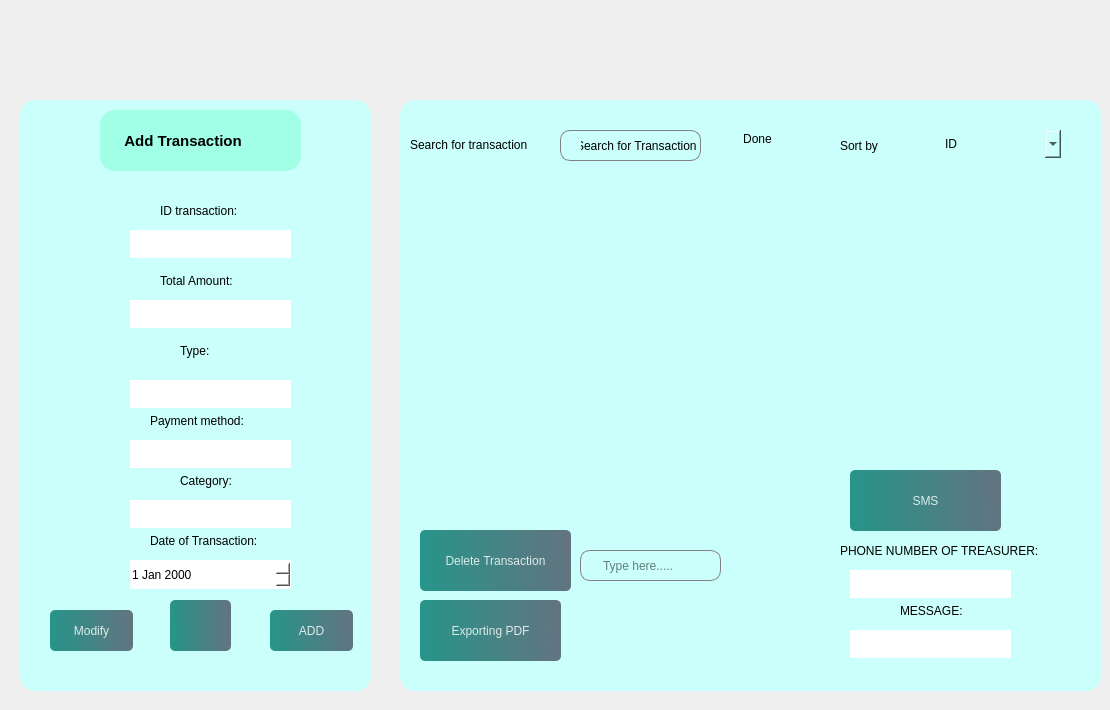
          <widget class="QWidget" name="a2">
           <widget class="QFrame" name="frame_16">
            <property name="geometry">
             <rect>
              <x>400</x>
              <y>100</y>
              <width>701</width>
              <height>591</height>
             </rect>
            </property>
            <property name="styleSheet">
             <string notr="true">
background-color: rgb(202, 255, 251);
border-radius:15px;
</string>
            </property>
            <property name="frameShape">
             <enum>QFrame::NoFrame</enum>
            </property>
            <widget class="QLabel" name="label_32">
             <property name="geometry">
              <rect>
               <x>440</x>
               <y>30</y>
               <width>131</width>
               <height>31</height>
              </rect>
             </property>
             <property name="styleSheet">
              <string notr="true">color: rgb(0, 0, 0);</string>
             </property>
             <property name="text">
              <string>Sort by</string>
             </property>
            </widget>
            <widget class="QLabel" name="label_31">
             <property name="geometry">
              <rect>
               <x>10</x>
               <y>29</y>
               <width>151</width>
               <height>31</height>
              </rect>
             </property>
             <property name="styleSheet">
              <string notr="true">color: rgb(0, 0, 0);</string>
             </property>
             <property name="text">
              <string>Search for transaction</string>
             </property>
            </widget>
            <widget class="QComboBox" name="comboBox_triertrans">
             <property name="geometry">
              <rect>
               <x>540</x>
               <y>30</y>
               <width>121</width>
               <height>28</height>
              </rect>
             </property>
             <property name="styleSheet">
              <string notr="true">color: rgb(0, 0, 0);</string>
             </property>
             <item>
              <property name="text">
               <string>ID</string>
              </property>
             </item>
             <item>
              <property name="text">
               <string>Total Amount</string>
              </property>
             </item>
             <item>
              <property name="text">
               <string>Date transaction</string>
              </property>
             </item>
            </widget>
            <widget class="QPushButton" name="pushButton_donesearch">
             <property name="geometry">
              <rect>
               <x>322</x>
               <y>18</y>
               <width>71</width>
               <height>41</height>
              </rect>
             </property>
             <property name="styleSheet">
              <string notr="true">QPushButton, #pushButton_4 {
    background-color: qlineargradient(spread:pad, x1:0, y1:0.505682, x2:1, y2:0.477, 
        stop:0 rgba(11, 131, 120, 219), stop:1 rgba(85, 98, 112, 226));
    color: rgba(255, 255, 255, 210);
    border-radius: 5px;
    transition: background-color 0.3s ease-in-out; /* Transition effect */
}

QPushButton#pushButton_4:hover {
    background-color: qlineargradient(spread:pad, x1:0, y1:0.505682, x2:1, y2:0.477, 
        stop:0 rgba(150, 123, 111, 219), stop:1 rgba(85, 81, 84, 226));
}

QPushButton#pushButton_4:pressed {
    padding-left: 5px;
    padding-top: 5px;
    background-color: rgba(150, 123, 111, 255);
    transition: background-color 0.1s ease-out; /* Faster transition when pressed */
}



color: rgb(0, 0, 0);</string>
             </property>
             <property name="text">
              <string>Done</string>
             </property>
            </widget>
            <widget class="QLineEdit" name="edit_search">
             <property name="geometry">
              <rect>
               <x>160</x>
               <y>30</y>
               <width>141</width>
               <height>31</height>
              </rect>
             </property>
             <property name="minimumSize">
              <size>
               <width>0</width>
               <height>31</height>
              </size>
             </property>
             <property name="styleSheet">
              <string notr="true">QLineEdit{
	padding-left: 20px;
	border: 1px solid gray;	
	border-radius: 10px;
color: rgb(0, 0, 0);

}
</string>
             </property>
             <property name="text">
              <string>Search for Transaction</string>
             </property>
             <property name="placeholderText">
              <string>Type here.....</string>
             </property>
            </widget>
            <widget class="QLineEdit" name="edit_iddelete">
             <property name="geometry">
              <rect>
               <x>180</x>
               <y>450</y>
               <width>141</width>
               <height>31</height>
              </rect>
             </property>
             <property name="minimumSize">
              <size>
               <width>0</width>
               <height>31</height>
              </size>
             </property>
             <property name="styleSheet">
              <string notr="true">QLineEdit{
	padding-left: 20px;
	border: 1px solid gray;	
	border-radius: 10px;
color: rgb(0, 0, 0);

}
</string>
             </property>
             <property name="placeholderText">
              <string>Type here.....</string>
             </property>
            </widget>
            <widget class="QLabel" name="label_49">
             <property name="geometry">
              <rect>
               <x>230</x>
               <y>510</y>
               <width>31</width>
               <height>41</height>
              </rect>
             </property>
             <property name="text">
              <string/>
             </property>
             <property name="pixmap">
              <pixmap resource="resource.qrc">:/img/img/download.svg</pixmap>
             </property>
            </widget>
            <widget class="QPushButton" name="pushButton_delete">
             <property name="geometry">
              <rect>
               <x>20</x>
               <y>430</y>
               <width>151</width>
               <height>61</height>
              </rect>
             </property>
             <property name="styleSheet">
              <string notr="true">
#pushButton_21{
color: rgb(0, 0, 0);
}
QPushButton, #pushButton_21{
	background-color: qlineargradient(spread:pad, x1:0, y1:0.505682, x2:1, y2:0.477, stop:0 rgba(11, 131, 120, 219), stop:1 rgba(85, 98, 112, 226));
	color:rgba(255, 255, 255, 210);
	border-radius:5px;
}

QPushButton#pushButton_21:hover{
	background-color: qlineargradient(spread:pad, x1:0, y1:0.505682, x2:1, y2:0.477, stop:0 rgba(150, 123, 111, 219), stop:1 rgba(85, 81, 84, 226));
}

QPushButton#pushButton_21:pressed{
	padding-left:5px;
	padding-top:5px;
	background-color:rgba(150, 123, 111, 255);
}
</string>
             </property>
             <property name="text">
              <string>Delete Transaction</string>
             </property>
            </widget>
            <widget class="QPushButton" name="pushButton_exporterpdf">
             <property name="geometry">
              <rect>
               <x>20</x>
               <y>500</y>
               <width>141</width>
               <height>61</height>
              </rect>
             </property>
             <property name="styleSheet">
              <string notr="true">
#pushButton_21{
color: rgb(0, 0, 0);
}
QPushButton, #pushButton_29{
	background-color: qlineargradient(spread:pad, x1:0, y1:0.505682, x2:1, y2:0.477, stop:0 rgba(11, 131, 120, 219), stop:1 rgba(85, 98, 112, 226));
	color:rgba(255, 255, 255, 210);
	border-radius:5px;
}

QPushButton#pushButton_29:hover{
	background-color: qlineargradient(spread:pad, x1:0, y1:0.505682, x2:1, y2:0.477, stop:0 rgba(150, 123, 111, 219), stop:1 rgba(85, 81, 84, 226));
}

QPushButton#pushButton_29:pressed{
	padding-left:5px;
	padding-top:5px;
	background-color:rgba(150, 123, 111, 255);
}
</string>
             </property>
             <property name="text">
              <string>Exporting PDF</string>
             </property>
            </widget>
            <widget class="QTableView" name="tableView">
             <property name="geometry">
              <rect>
               <x>25</x>
               <y>91</y>
               <width>681</width>
               <height>281</height>
              </rect>
             </property>
             <property name="styleSheet">
              <string notr="true">color: rgb(0, 0, 0);
font: 700 italic 10pt &quot;Segoe UI&quot;;</string>
             </property>
            </widget>
            <widget class="QPushButton" name="pushButton_envoyer">
             <property name="geometry">
              <rect>
               <x>450</x>
               <y>370</y>
               <width>151</width>
               <height>61</height>
              </rect>
             </property>
             <property name="styleSheet">
              <string notr="true">
#pushButton_21{
color: rgb(0, 0, 0);
}
QPushButton, #pushButton_21{
	background-color: qlineargradient(spread:pad, x1:0, y1:0.505682, x2:1, y2:0.477, stop:0 rgba(11, 131, 120, 219), stop:1 rgba(85, 98, 112, 226));
	color:rgba(255, 255, 255, 210);
	border-radius:5px;
}

QPushButton#pushButton_21:hover{
	background-color: qlineargradient(spread:pad, x1:0, y1:0.505682, x2:1, y2:0.477, stop:0 rgba(150, 123, 111, 219), stop:1 rgba(85, 81, 84, 226));
}

QPushButton#pushButton_21:pressed{
	padding-left:5px;
	padding-top:5px;
	background-color:rgba(150, 123, 111, 255);
}
</string>
             </property>
             <property name="text">
              <string>SMS</string>
             </property>
            </widget>
            <widget class="QLineEdit" name="lineEdit_NUMBER">
             <property name="geometry">
              <rect>
               <x>450</x>
               <y>470</y>
               <width>161</width>
               <height>28</height>
              </rect>
             </property>
             <property name="styleSheet">
              <string notr="true">background-color: rgb(255, 255, 255);
color: rgb(0, 0, 0);</string>
             </property>
            </widget>
            <widget class="QLineEdit" name="lineEdit_MESSAGE">
             <property name="geometry">
              <rect>
               <x>450</x>
               <y>530</y>
               <width>161</width>
               <height>28</height>
              </rect>
             </property>
             <property name="styleSheet">
              <string notr="true">background-color: rgb(255, 255, 255);
color: rgb(0, 0, 0);</string>
             </property>
            </widget>
            <widget class="QLabel" name="label_76">
             <property name="geometry">
              <rect>
               <x>440</x>
               <y>440</y>
               <width>221</width>
               <height>21</height>
              </rect>
             </property>
             <property name="styleSheet">
              <string notr="true">color: rgb(0, 0, 0);</string>
             </property>
             <property name="text">
              <string>PHONE NUMBER OF TREASURER:</string>
             </property>
            </widget>
            <widget class="QLabel" name="label_77">
             <property name="geometry">
              <rect>
               <x>500</x>
               <y>500</y>
               <width>91</width>
               <height>21</height>
              </rect>
             </property>
             <property name="styleSheet">
              <string notr="true">color: rgb(0, 0, 0);</string>
             </property>
             <property name="text">
              <string>MESSAGE:</string>
             </property>
            </widget>
           </widget>
           <widget class="QFrame" name="frame_14">
            <property name="geometry">
             <rect>
              <x>0</x>
              <y>60</y>
              <width>391</width>
              <height>641</height>
             </rect>
            </property>
            <property name="frameShape">
             <enum>QFrame::NoFrame</enum>
            </property>
            <widget class="QFrame" name="frame_15">
             <property name="geometry">
              <rect>
               <x>20</x>
               <y>40</y>
               <width>351</width>
               <height>591</height>
              </rect>
             </property>
             <property name="styleSheet">
              <string notr="true">
background-color: rgb(202, 255, 251);
border-radius:15px;
</string>
             </property>
             <property name="frameShape">
              <enum>QFrame::NoFrame</enum>
             </property>
             <widget class="QPushButton" name="add_transaction">
              <property name="geometry">
               <rect>
                <x>250</x>
                <y>510</y>
                <width>83</width>
                <height>41</height>
               </rect>
              </property>
              <property name="styleSheet">
               <string notr="true">
#pushButton_21{
color: rgb(0, 0, 0);
}
QPushButton, #pushButton_29{
	background-color: qlineargradient(spread:pad, x1:0, y1:0.505682, x2:1, y2:0.477, stop:0 rgba(11, 131, 120, 219), stop:1 rgba(85, 98, 112, 226));
	color:rgba(255, 255, 255, 210);
	border-radius:5px;
}

QPushButton#pushButton_29:hover{
	background-color: qlineargradient(spread:pad, x1:0, y1:0.505682, x2:1, y2:0.477, stop:0 rgba(150, 123, 111, 219), stop:1 rgba(85, 81, 84, 226));
}

QPushButton#pushButton_29:pressed{
	padding-left:5px;
	padding-top:5px;
	background-color:rgba(150, 123, 111, 255);
}
</string>
              </property>
              <property name="text">
               <string>ADD</string>
              </property>
              <property name="checkable">
               <bool>true</bool>
              </property>
             </widget>
             <widget class="QLabel" name="label_29">
              <property name="geometry">
               <rect>
                <x>140</x>
                <y>170</y>
                <width>101</width>
                <height>21</height>
               </rect>
              </property>
              <property name="styleSheet">
               <string notr="true">color: rgb(0, 0, 0);</string>
              </property>
              <property name="text">
               <string>Total Amount:</string>
              </property>
             </widget>
             <widget class="QLabel" name="label_33">
              <property name="geometry">
               <rect>
                <x>160</x>
                <y>240</y>
                <width>91</width>
                <height>21</height>
               </rect>
              </property>
              <property name="styleSheet">
               <string notr="true">color: rgb(0, 0, 0);</string>
              </property>
              <property name="text">
               <string>Type:</string>
              </property>
             </widget>
             <widget class="QLabel" name="label_36">
              <property name="geometry">
               <rect>
                <x>130</x>
                <y>310</y>
                <width>121</width>
                <height>21</height>
               </rect>
              </property>
              <property name="styleSheet">
               <string notr="true">color: rgb(0, 0, 0);</string>
              </property>
              <property name="text">
               <string>Payment method:</string>
              </property>
             </widget>
             <widget class="QLabel" name="label_37">
              <property name="geometry">
               <rect>
                <x>160</x>
                <y>370</y>
                <width>91</width>
                <height>21</height>
               </rect>
              </property>
              <property name="styleSheet">
               <string notr="true">color: rgb(0, 0, 0);</string>
              </property>
              <property name="text">
               <string>Category:</string>
              </property>
             </widget>
             <widget class="QPushButton" name="pushButton_23">
              <property name="geometry">
               <rect>
                <x>150</x>
                <y>500</y>
                <width>61</width>
                <height>51</height>
               </rect>
              </property>
              <property name="styleSheet">
               <string notr="true">
#pushButton_20{
color: rgb(0, 0, 0);
}
QPushButton, #pushButton_20{
	background-color: qlineargradient(spread:pad, x1:0, y1:0.505682, x2:1, y2:0.477, stop:0 rgba(11, 131, 120, 219), stop:1 rgba(85, 98, 112, 226));
	color:rgba(255, 255, 255, 210);
	border-radius:5px;
}

QPushButton#pushButton_20:hover{
	background-color: qlineargradient(spread:pad, x1:0, y1:0.505682, x2:1, y2:0.477, stop:0 rgba(150, 123, 111, 219), stop:1 rgba(85, 81, 84, 226));
}

QPushButton#pushButton_20:pressed{
	padding-left:5px;
	padding-top:5px;
	background-color:rgba(150, 123, 111, 255);
}
</string>
              </property>
              <property name="text">
               <string/>
              </property>
              <property name="icon">
               <iconset resource="resource.qrc">
                <normaloff>:/img/img/trash-2.svg</normaloff>:/img/img/trash-2.svg</iconset>
              </property>
             </widget>
             <widget class="QLineEdit" name="lineEdit_totamount">
              <property name="geometry">
               <rect>
                <x>110</x>
                <y>200</y>
                <width>161</width>
                <height>28</height>
               </rect>
              </property>
              <property name="styleSheet">
               <string notr="true">background-color: rgb(255, 255, 255);
color: rgb(0, 0, 0);</string>
              </property>
             </widget>
             <widget class="QLineEdit" name="lineEdit_payment">
              <property name="geometry">
               <rect>
                <x>110</x>
                <y>340</y>
                <width>161</width>
                <height>28</height>
               </rect>
              </property>
              <property name="styleSheet">
               <string notr="true">background-color: rgb(255, 255, 255);
color: rgb(0, 0, 0);</string>
              </property>
             </widget>
             <widget class="QLineEdit" name="lineEdit_category">
              <property name="geometry">
               <rect>
                <x>110</x>
                <y>400</y>
                <width>161</width>
                <height>28</height>
               </rect>
              </property>
              <property name="styleSheet">
               <string notr="true">background-color: rgb(255, 255, 255);
color: rgb(0, 0, 0);</string>
              </property>
             </widget>
             <widget class="QDateEdit" name="dateEdit_date">
              <property name="geometry">
               <rect>
                <x>110</x>
                <y>460</y>
                <width>161</width>
                <height>29</height>
               </rect>
              </property>
              <property name="styleSheet">
               <string notr="true">color: rgb(0, 0, 0);
background-color: rgb(255, 255, 255);</string>
              </property>
             </widget>
             <widget class="QLabel" name="label_38">
              <property name="geometry">
               <rect>
                <x>130</x>
                <y>430</y>
                <width>141</width>
                <height>21</height>
               </rect>
              </property>
              <property name="styleSheet">
               <string notr="true">color: rgb(0, 0, 0);</string>
              </property>
              <property name="text">
               <string>Date of Transaction:</string>
              </property>
             </widget>
             <widget class="QLabel" name="label_24">
              <property name="geometry">
               <rect>
                <x>80</x>
                <y>10</y>
                <width>201</width>
                <height>61</height>
               </rect>
              </property>
              <property name="font">
               <font>
                <pointsize>11</pointsize>
                <bold>true</bold>
               </font>
              </property>
              <property name="styleSheet">
               <string notr="true">color: rgb(0, 0, 0);
background-color: rgb(160, 255, 228);</string>
              </property>
              <property name="text">
               <string>      Add Transaction </string>
              </property>
             </widget>
             <widget class="QPushButton" name="modif_trans">
              <property name="geometry">
               <rect>
                <x>30</x>
                <y>510</y>
                <width>83</width>
                <height>41</height>
               </rect>
              </property>
              <property name="styleSheet">
               <string notr="true">
#pushButton_21{
color: rgb(0, 0, 0);
}
QPushButton, #pushButton_29{
	background-color: qlineargradient(spread:pad, x1:0, y1:0.505682, x2:1, y2:0.477, stop:0 rgba(11, 131, 120, 219), stop:1 rgba(85, 98, 112, 226));
	color:rgba(255, 255, 255, 210);
	border-radius:5px;
}

QPushButton#pushButton_29:hover{
	background-color: qlineargradient(spread:pad, x1:0, y1:0.505682, x2:1, y2:0.477, stop:0 rgba(150, 123, 111, 219), stop:1 rgba(85, 81, 84, 226));
}

QPushButton#pushButton_29:pressed{
	padding-left:5px;
	padding-top:5px;
	background-color:rgba(150, 123, 111, 255);
}
</string>
              </property>
              <property name="text">
               <string>Modify</string>
              </property>
              <property name="checkable">
               <bool>true</bool>
              </property>
             </widget>
             <widget class="QLineEdit" name="lineEdit_idtrans">
              <property name="geometry">
               <rect>
                <x>110</x>
                <y>130</y>
                <width>161</width>
                <height>28</height>
               </rect>
              </property>
              <property name="styleSheet">
               <string notr="true">background-color: rgb(255, 255, 255);
color: rgb(0, 0, 0);</string>
              </property>
             </widget>
             <widget class="QLabel" name="label_78">
              <property name="geometry">
               <rect>
                <x>140</x>
                <y>100</y>
                <width>101</width>
                <height>21</height>
               </rect>
              </property>
              <property name="styleSheet">
               <string notr="true">color: rgb(0, 0, 0);</string>
              </property>
              <property name="text">
               <string>ID transaction:</string>
              </property>
             </widget>
             <widget class="QLineEdit" name="lineEdit_type">
              <property name="geometry">
               <rect>
                <x>110</x>
                <y>280</y>
                <width>161</width>
                <height>28</height>
               </rect>
              </property>
              <property name="styleSheet">
               <string notr="true">background-color: rgb(255, 255, 255);
color: rgb(0, 0, 0);</string>
              </property>
             </widget>
            </widget>
           </widget>
          </widget>
